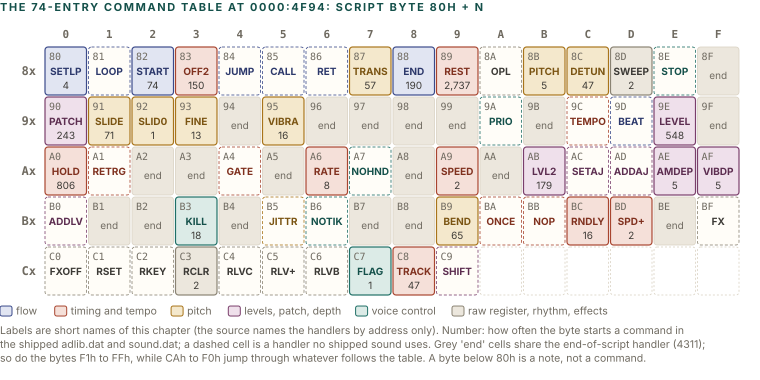

This figure's Python source:
import sys, json; sys.path.insert(0, '.')
from figlib import *

cnt = json.load(open('data/snd_opcounts.json'))
c = Canvas(760, 380)
c.section(0, 11, "The 74-entry command table at 0000:4F94: script byte 80h + n")
# opcode -> (label, category)
K = {"flow": "navy", "time": "red", "pitch": "ochre", "level": "plum", "voice": "teal", "fx": "grey"}
D = {
 0x80: ("LOOP#", "flow"), 0x81: ("LOOP", "flow"), 0x82: ("START", "flow"), 0x83: ("OFF2", "time"), 0x84: ("JUMP", "flow"),
 0x85: ("CALL", "flow"), 0x86: ("RET", "flow"), 0x87: ("TRANSP", "pitch"), 0x88: ("END", "flow"), 0x89: ("REST", "time"),
 0x8A: ("OPL", "fx"), 0x8B: ("PITCH", "pitch"), 0x8C: ("DETUNE", "pitch"), 0x8D: ("SWEEP", "fx"), 0x8E: ("STOP", "voice"),
 0x90: ("PATCH", "level"), 0x91: ("SLIDE", "pitch"), 0x92: ("SLIDE0", "pitch"), 0x93: ("FINE", "pitch"), 0x95: ("VIBRAT", "pitch"),
 0x9A: ("PRIO", "voice"), 0x9C: ("TEMPO", "time"), 0x9D: ("BEAT", "flow"), 0x9E: ("LEVEL", "level"),
 0xA0: ("HOLD", "time"), 0xA1: ("RETRIG", "time"), 0xA4: ("GATE", "time"), 0xA6: ("SPEED*", "time"), 0xA7: ("NOHAND", "voice"),
 0xA9: ("SPEED", "time"), 0xAB: ("LEVEL2", "level"), 0xAC: ("SETADJ", "level"), 0xAD: ("ADDADJ", "level"), 0xAE: ("AMDEP", "level"),
 0xAF: ("VIBDEP", "level"), 0xB0: ("ADDLVL", "level"), 0xB3: ("KILL", "voice"), 0xB5: ("JITTER", "pitch"), 0xB6: ("NOTICK", "voice"),
 0xB9: ("BEND", "pitch"), 0xBA: ("FOLLOW", "time"), 0xBB: ("NOP", "time"), 0xBC: ("RNDDLY", "time"), 0xBD: ("SPEED+", "time"),
 0xBF: ("FX", "fx"), 0xC0: ("FXOFF", "fx"), 0xC1: ("RHYSET", "fx"), 0xC2: ("RHYKEY", "fx"), 0xC3: ("RHYCLR", "fx"),
 0xC4: ("RLVLC", "fx"), 0xC5: ("RLVLB+", "fx"), 0xC6: ("RLVLB", "fx"), 0xC7: ("FLAG", "voice"), 0xC8: ("FOLLOW", "time"),
 0xC9: ("SHIFT", "level"),
}
D[0xC8] = ("TRACK", "time")
for _k, _v in {128: 'SETLP', 135: 'TRANS', 140: 'DETUN', 146: 'SLID0', 149: 'VIBRA', 161: 'RETRG', 166: 'RATE', 167: 'NOHND', 171: 'LVL2', 172: 'SETAJ', 173: 'ADDAJ', 175: 'VIBDP', 176: 'ADDLV', 181: 'JITTR', 182: 'NOTIK', 188: 'RNDLY', 189: 'SPD+', 193: 'RSET', 194: 'RKEY', 195: 'RCLR', 196: 'RLVC', 197: 'RLV+', 198: 'RLVB'}.items():
    D[_k] = (_v, D[_k][1])
D[0xBA] = ("ONCE", "time")
cw, ch = 43.5, 50
gx, gy = 44, 46
for k in range(16):
    c.text(gx + k * cw + cw / 2, gy - 8, "%X" % k, size=11, weight=700, color=MUTED, anchor="middle", mono=True)
for r, hi in enumerate(range(8, 13)):
    y = gy + r * ch
    c.text(gx - 8, y + ch / 2 + 4, "%Xx" % hi, size=12, weight=700, color=MUTED, anchor="end", mono=True)
    for k in range(16):
        op = hi * 16 + k
        x = gx + k * cw
        if op > 0xC9:
            c.rect(x + 1, y + 1, cw - 2, ch - 2, fill="#FFFFFF", stroke=RULE, sw=0.8, rx=3, dash="2 2")
            continue
        if op in D:
            lab, cat = D[op]
            tc, sc, fc = PAL[K[cat]]
            used = cnt.get("%02X" % op, 0)
            c.rect(x + 1, y + 1, cw - 2, ch - 2, fill=fc if used or op == 0x88 else "#FFFDF8", stroke=sc, sw=1.2 if used else 0.8, rx=3,
                   dash=None if used else "3 2")
            c.text(x + 5, y + 14, "%02X" % op, size=10, color=MUTED, mono=True)
            c.text(x + cw / 2, y + 29, lab, size=10, weight=700, color=tc, anchor="middle")
            if used:
                c.text(x + cw / 2, y + 43, "{:,}".format(used), size=10, color=INK2, anchor="middle")
        else:
            c.rect(x + 1, y + 1, cw - 2, ch - 2, fill="#ECE7DD", stroke=RULE, sw=0.8, rx=3)
            c.text(x + 5, y + 14, "%02X" % op, size=10, color=MUTED, mono=True)
            c.text(x + cw / 2, y + 33, "end", size=10, color=MUTED, anchor="middle")
ly = gy + 5 * ch + 18
c.legend(0, ly, [("navy", "flow"), ("red", "timing and tempo"), ("ochre", "pitch"), ("plum", "levels, patch, depth"),
                 ("teal", "voice control"), ("grey", "raw register, rhythm, effects")])
c.para(0, ly + 20, "Labels are short names of this chapter (the source names the handlers by address only). Number: how often the byte starts a command in the shipped "
       "adlib.dat and sound.dat; a dashed cell is a handler no shipped sound uses. Grey 'end' cells share the end-of-script handler (4311); "
       "so do the bytes F1h to FFh, while CAh to F0h jump through whatever follows the table. A byte below 80h is a note, not a command.",
       690, size=10.5, color=MUTED)
c.save("figs/snd_commands.svg")
